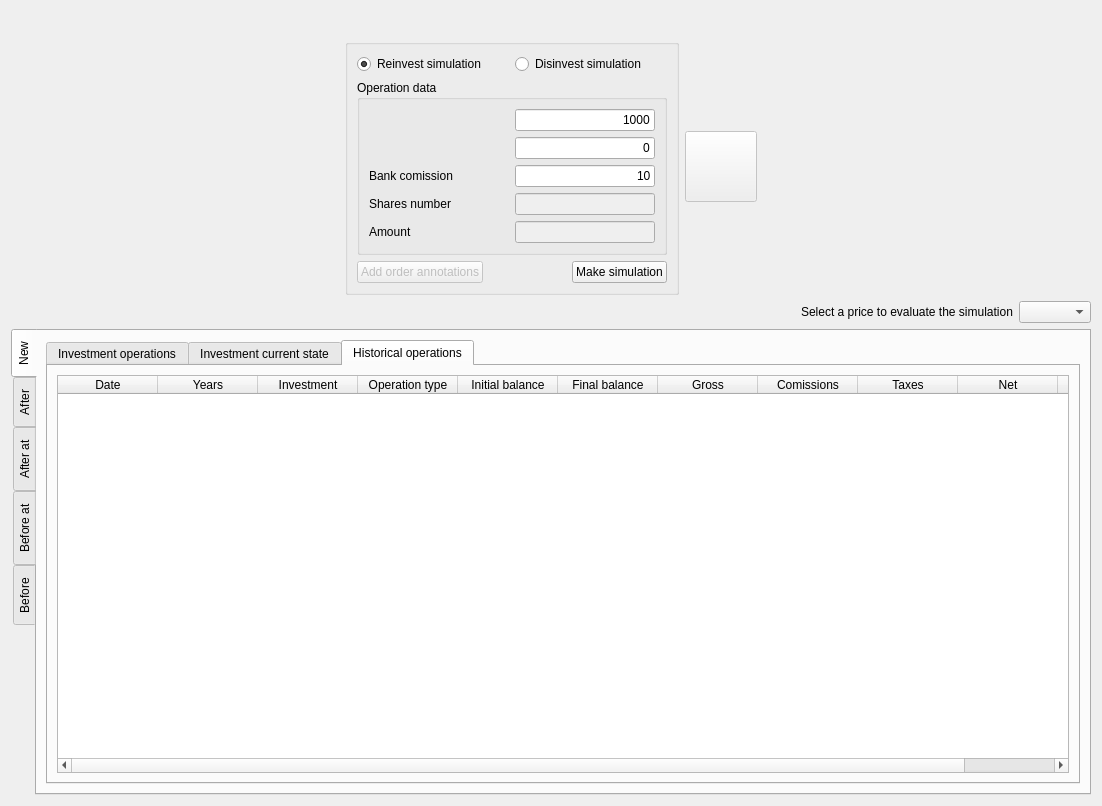
<?xml version="1.0" encoding="UTF-8"?>
<ui version="4.0">
 <class>wdgDisReinvest</class>
 <widget class="QWidget" name="wdgDisReinvest">
  <property name="geometry">
   <rect>
    <x>0</x>
    <y>0</y>
    <width>1102</width>
    <height>806</height>
   </rect>
  </property>
  <property name="windowIcon">
   <iconset resource="../images/xulpymoney.qrc">
    <normaloff>:/xulpymoney/tools-wizard.png</normaloff>:/xulpymoney/tools-wizard.png</iconset>
  </property>
  <layout class="QHBoxLayout" name="horizontalLayout_21">
   <item>
    <layout class="QVBoxLayout" name="verticalLayout_3">
     <item>
      <widget class="QLabel" name="lblTitulo">
       <property name="font">
        <font>
         <pointsize>14</pointsize>
         <weight>75</weight>
         <bold>true</bold>
        </font>
       </property>
       <property name="styleSheet">
        <string notr="true">color: rgb(0, 128, 0);</string>
       </property>
       <property name="alignment">
        <set>Qt::AlignCenter</set>
       </property>
      </widget>
     </item>
     <item>
      <layout class="QHBoxLayout" name="horizontalLayout_8">
       <item>
        <spacer name="horizontalSpacer">
         <property name="orientation">
          <enum>Qt::Horizontal</enum>
         </property>
         <property name="sizeHint" stdset="0">
          <size>
           <width>40</width>
           <height>20</height>
          </size>
         </property>
        </spacer>
       </item>
       <item>
        <widget class="QGroupBox" name="grp">
         <property name="title">
          <string/>
         </property>
         <layout class="QHBoxLayout" name="horizontalLayout_7">
          <item>
           <layout class="QVBoxLayout" name="verticalLayout">
            <item>
             <layout class="QHBoxLayout" name="horizontalLayout">
              <item>
               <widget class="QRadioButton" name="radRe">
                <property name="text">
                 <string>Reinvest simulation</string>
                </property>
                <property name="checked">
                 <bool>true</bool>
                </property>
               </widget>
              </item>
              <item>
               <widget class="QRadioButton" name="radDes">
                <property name="text">
                 <string>Disinvest simulation</string>
                </property>
                <property name="checked">
                 <bool>false</bool>
                </property>
               </widget>
              </item>
             </layout>
            </item>
            <item>
             <widget class="QGroupBox" name="groupBox">
              <property name="title">
               <string>Operation data</string>
              </property>
              <layout class="QHBoxLayout" name="horizontalLayout_6">
               <item>
                <layout class="QVBoxLayout" name="verticalLayout_2">
                 <item>
                  <layout class="QHBoxLayout" name="horizontalLayout_12">
                   <item>
                    <widget class="QLabel" name="lblSimulacion"/>
                   </item>
                   <item>
                    <widget class="myQLineEdit" name="txtSimulacion">
                     <property name="sizePolicy">
                      <sizepolicy hsizetype="Minimum" vsizetype="Fixed">
                       <horstretch>0</horstretch>
                       <verstretch>0</verstretch>
                      </sizepolicy>
                     </property>
                     <property name="text">
                      <string>1000</string>
                     </property>
                     <property name="alignment">
                      <set>Qt::AlignRight|Qt::AlignTrailing|Qt::AlignVCenter</set>
                     </property>
                    </widget>
                   </item>
                  </layout>
                 </item>
                 <item>
                  <layout class="QHBoxLayout" name="horizontalLayout_5">
                   <item>
                    <widget class="QLabel" name="lblValor"/>
                   </item>
                   <item>
                    <widget class="myQLineEdit" name="txtValorAccion">
                     <property name="sizePolicy">
                      <sizepolicy hsizetype="Minimum" vsizetype="Fixed">
                       <horstretch>0</horstretch>
                       <verstretch>0</verstretch>
                      </sizepolicy>
                     </property>
                     <property name="text">
                      <string>0</string>
                     </property>
                     <property name="alignment">
                      <set>Qt::AlignRight|Qt::AlignTrailing|Qt::AlignVCenter</set>
                     </property>
                    </widget>
                   </item>
                  </layout>
                 </item>
                 <item>
                  <layout class="QHBoxLayout" name="horizontalLayout_4">
                   <item>
                    <widget class="QLabel" name="label_3">
                     <property name="text">
                      <string>Bank comission</string>
                     </property>
                    </widget>
                   </item>
                   <item>
                    <widget class="myQLineEdit" name="txtComision">
                     <property name="sizePolicy">
                      <sizepolicy hsizetype="Minimum" vsizetype="Fixed">
                       <horstretch>0</horstretch>
                       <verstretch>0</verstretch>
                      </sizepolicy>
                     </property>
                     <property name="text">
                      <string>10</string>
                     </property>
                     <property name="alignment">
                      <set>Qt::AlignRight|Qt::AlignTrailing|Qt::AlignVCenter</set>
                     </property>
                    </widget>
                   </item>
                  </layout>
                 </item>
                 <item>
                  <layout class="QHBoxLayout" name="horizontalLayout_11">
                   <item>
                    <widget class="QLabel" name="label_5">
                     <property name="text">
                      <string>Shares number</string>
                     </property>
                    </widget>
                   </item>
                   <item>
                    <widget class="myQLineEdit" name="txtAcciones">
                     <property name="enabled">
                      <bool>false</bool>
                     </property>
                     <property name="sizePolicy">
                      <sizepolicy hsizetype="Minimum" vsizetype="Fixed">
                       <horstretch>0</horstretch>
                       <verstretch>0</verstretch>
                      </sizepolicy>
                     </property>
                     <property name="text">
                      <string/>
                     </property>
                     <property name="alignment">
                      <set>Qt::AlignRight|Qt::AlignTrailing|Qt::AlignVCenter</set>
                     </property>
                    </widget>
                   </item>
                  </layout>
                 </item>
                 <item>
                  <layout class="QHBoxLayout" name="horizontalLayout_3">
                   <item>
                    <widget class="QLabel" name="label_2">
                     <property name="text">
                      <string>Amount</string>
                     </property>
                    </widget>
                   </item>
                   <item>
                    <widget class="myQLineEdit" name="txtImporte">
                     <property name="enabled">
                      <bool>false</bool>
                     </property>
                     <property name="sizePolicy">
                      <sizepolicy hsizetype="Minimum" vsizetype="Fixed">
                       <horstretch>0</horstretch>
                       <verstretch>0</verstretch>
                      </sizepolicy>
                     </property>
                     <property name="text">
                      <string/>
                     </property>
                     <property name="alignment">
                      <set>Qt::AlignRight|Qt::AlignTrailing|Qt::AlignVCenter</set>
                     </property>
                    </widget>
                   </item>
                  </layout>
                 </item>
                </layout>
               </item>
              </layout>
             </widget>
            </item>
            <item>
             <layout class="QHBoxLayout" name="horizontalLayout_2">
              <item>
               <widget class="QPushButton" name="cmdOrder">
                <property name="enabled">
                 <bool>false</bool>
                </property>
                <property name="text">
                 <string>Add order annotations</string>
                </property>
                <property name="icon">
                 <iconset resource="../images/xulpymoney.qrc">
                  <normaloff>:/xulpymoney/add.png</normaloff>:/xulpymoney/add.png</iconset>
                </property>
               </widget>
              </item>
              <item>
               <spacer name="horizontalSpacer_3">
                <property name="orientation">
                 <enum>Qt::Horizontal</enum>
                </property>
                <property name="sizeHint" stdset="0">
                 <size>
                  <width>40</width>
                  <height>20</height>
                 </size>
                </property>
               </spacer>
              </item>
              <item>
               <widget class="QPushButton" name="cmd">
                <property name="text">
                 <string>Make simulation</string>
                </property>
                <property name="icon">
                 <iconset resource="../images/xulpymoney.qrc">
                  <normaloff>:/xulpymoney/tools-wizard.png</normaloff>:/xulpymoney/tools-wizard.png</iconset>
                </property>
               </widget>
              </item>
             </layout>
            </item>
           </layout>
          </item>
         </layout>
        </widget>
       </item>
       <item>
        <widget class="QToolButton" name="cmdGraph">
         <property name="enabled">
          <bool>false</bool>
         </property>
         <property name="toolTip">
          <string>Show operations in a graph</string>
         </property>
         <property name="text">
          <string/>
         </property>
         <property name="icon">
          <iconset resource="../images/xulpymoney.qrc">
           <normaloff>:/xulpymoney/report.png</normaloff>:/xulpymoney/report.png</iconset>
         </property>
         <property name="iconSize">
          <size>
           <width>64</width>
           <height>64</height>
          </size>
         </property>
        </widget>
       </item>
       <item>
        <spacer name="horizontalSpacer_2">
         <property name="orientation">
          <enum>Qt::Horizontal</enum>
         </property>
         <property name="sizeHint" stdset="0">
          <size>
           <width>40</width>
           <height>20</height>
          </size>
         </property>
        </spacer>
       </item>
      </layout>
     </item>
     <item>
      <layout class="QHBoxLayout" name="horizontalLayout_14">
       <item>
        <spacer name="horizontalSpacer_4">
         <property name="orientation">
          <enum>Qt::Horizontal</enum>
         </property>
         <property name="sizeHint" stdset="0">
          <size>
           <width>40</width>
           <height>20</height>
          </size>
         </property>
        </spacer>
       </item>
       <item>
        <widget class="QLabel" name="label">
         <property name="text">
          <string>Select a price to evaluate the simulation</string>
         </property>
        </widget>
       </item>
       <item>
        <widget class="QComboBox" name="cmbPrices">
         <property name="sizeAdjustPolicy">
          <enum>QComboBox::AdjustToContents</enum>
         </property>
        </widget>
       </item>
      </layout>
     </item>
     <item>
      <widget class="QTabWidget" name="tabAB">
       <property name="tabPosition">
        <enum>QTabWidget::West</enum>
       </property>
       <property name="currentIndex">
        <number>0</number>
       </property>
       <widget class="QWidget" name="tab_10">
        <attribute name="title">
         <string>New</string>
        </attribute>
        <layout class="QHBoxLayout" name="horizontalLayout_29">
         <item>
          <widget class="QTabWidget" name="tblHistoricalOps">
           <property name="currentIndex">
            <number>2</number>
           </property>
           <widget class="QWidget" name="tab_13">
            <attribute name="title">
             <string>Investment operations</string>
            </attribute>
            <layout class="QHBoxLayout" name="horizontalLayout_24">
             <item>
              <widget class="myQTableWidget" name="tblOps">
               <property name="contextMenuPolicy">
                <enum>Qt::CustomContextMenu</enum>
               </property>
               <property name="alternatingRowColors">
                <bool>true</bool>
               </property>
               <property name="selectionMode">
                <enum>QAbstractItemView::NoSelection</enum>
               </property>
               <attribute name="verticalHeaderVisible">
                <bool>false</bool>
               </attribute>
               <column>
                <property name="text">
                 <string>Id</string>
                </property>
               </column>
               <column>
                <property name="text">
                 <string>Date</string>
                </property>
               </column>
               <column>
                <property name="text">
                 <string>Operation type</string>
                </property>
               </column>
               <column>
                <property name="text">
                 <string>Shares</string>
                </property>
               </column>
               <column>
                <property name="text">
                 <string>Price</string>
                </property>
               </column>
               <column>
                <property name="text">
                 <string>Balance</string>
                </property>
               </column>
               <column>
                <property name="text">
                 <string>Comission</string>
                </property>
               </column>
               <column>
                <property name="text">
                 <string>Taxes</string>
                </property>
               </column>
              </widget>
             </item>
            </layout>
           </widget>
           <widget class="QWidget" name="Situac_3">
            <attribute name="title">
             <string>Investment current state</string>
            </attribute>
            <layout class="QHBoxLayout" name="horizontalLayout_26">
             <item>
              <widget class="myQTableWidget" name="tblCurrentOps">
               <property name="contextMenuPolicy">
                <enum>Qt::CustomContextMenu</enum>
               </property>
               <property name="alternatingRowColors">
                <bool>true</bool>
               </property>
               <property name="selectionMode">
                <enum>QAbstractItemView::NoSelection</enum>
               </property>
               <attribute name="verticalHeaderVisible">
                <bool>false</bool>
               </attribute>
               <column>
                <property name="text">
                 <string>Date</string>
                </property>
               </column>
               <column>
                <property name="text">
                 <string>Shares</string>
                </property>
               </column>
               <column>
                <property name="text">
                 <string>Price</string>
                </property>
               </column>
               <column>
                <property name="text">
                 <string>Balance</string>
                </property>
               </column>
               <column>
                <property name="text">
                 <string>Pending</string>
                </property>
               </column>
               <column>
                <property name="text">
                 <string>% Annual</string>
                </property>
               </column>
               <column>
                <property name="text">
                 <string>% APR</string>
                </property>
               </column>
               <column>
                <property name="text">
                 <string>% Total</string>
                </property>
               </column>
               <column>
                <property name="text">
                 <string>Benchmark</string>
                </property>
               </column>
              </widget>
             </item>
            </layout>
           </widget>
           <widget class="QWidget" name="tab_14">
            <attribute name="title">
             <string>Historical operations</string>
            </attribute>
            <layout class="QHBoxLayout" name="horizontalLayout_27">
             <item>
              <widget class="myQTableWidget" name="tblInvestmentsHistoricas_2">
               <property name="contextMenuPolicy">
                <enum>Qt::CustomContextMenu</enum>
               </property>
               <property name="editTriggers">
                <set>QAbstractItemView::NoEditTriggers</set>
               </property>
               <property name="alternatingRowColors">
                <bool>true</bool>
               </property>
               <property name="selectionMode">
                <enum>QAbstractItemView::NoSelection</enum>
               </property>
               <attribute name="verticalHeaderVisible">
                <bool>false</bool>
               </attribute>
               <column>
                <property name="text">
                 <string>Date</string>
                </property>
               </column>
               <column>
                <property name="text">
                 <string>Years</string>
                </property>
               </column>
               <column>
                <property name="text">
                 <string>Investment</string>
                </property>
               </column>
               <column>
                <property name="text">
                 <string>Operation type</string>
                </property>
               </column>
               <column>
                <property name="text">
                 <string>Initial balance</string>
                </property>
               </column>
               <column>
                <property name="text">
                 <string>Final balance</string>
                </property>
               </column>
               <column>
                <property name="text">
                 <string>Gross</string>
                </property>
               </column>
               <column>
                <property name="text">
                 <string>Comissions</string>
                </property>
               </column>
               <column>
                <property name="text">
                 <string>Taxes</string>
                </property>
               </column>
               <column>
                <property name="text">
                 <string>Net</string>
                </property>
               </column>
               <column>
                <property name="text">
                 <string>% Total</string>
                </property>
               </column>
              </widget>
             </item>
            </layout>
           </widget>
          </widget>
         </item>
        </layout>
       </widget>
       <widget class="QWidget" name="tab_5">
        <attribute name="title">
         <string>After</string>
        </attribute>
        <layout class="QHBoxLayout" name="horizontalLayout_18">
         <item>
          <widget class="QTabWidget" name="tabOpAcHi">
           <property name="currentIndex">
            <number>3</number>
           </property>
           <widget class="QWidget" name="tab_9">
            <attribute name="title">
             <string>Investment operations</string>
            </attribute>
            <layout class="QHBoxLayout" name="horizontalLayout_17">
             <item>
              <widget class="myQTableWidget" name="tblOperaciones">
               <property name="contextMenuPolicy">
                <enum>Qt::CustomContextMenu</enum>
               </property>
               <property name="alternatingRowColors">
                <bool>true</bool>
               </property>
               <property name="selectionMode">
                <enum>QAbstractItemView::NoSelection</enum>
               </property>
               <attribute name="verticalHeaderVisible">
                <bool>false</bool>
               </attribute>
               <column>
                <property name="text">
                 <string>Id</string>
                </property>
               </column>
               <column>
                <property name="text">
                 <string>Date</string>
                </property>
               </column>
               <column>
                <property name="text">
                 <string>Operation type</string>
                </property>
               </column>
               <column>
                <property name="text">
                 <string>Shares</string>
                </property>
               </column>
               <column>
                <property name="text">
                 <string>Price</string>
                </property>
               </column>
               <column>
                <property name="text">
                 <string>Balance</string>
                </property>
               </column>
               <column>
                <property name="text">
                 <string>Comission</string>
                </property>
               </column>
               <column>
                <property name="text">
                 <string>Taxes</string>
                </property>
               </column>
              </widget>
             </item>
            </layout>
           </widget>
           <widget class="QWidget" name="Situac_2">
            <attribute name="title">
             <string>Investment current state</string>
            </attribute>
            <layout class="QHBoxLayout" name="horizontalLayout_15">
             <item>
              <widget class="myQTableWidget" name="tblInvestmentsActualDespues">
               <property name="contextMenuPolicy">
                <enum>Qt::CustomContextMenu</enum>
               </property>
               <property name="alternatingRowColors">
                <bool>true</bool>
               </property>
               <property name="selectionMode">
                <enum>QAbstractItemView::NoSelection</enum>
               </property>
               <attribute name="verticalHeaderVisible">
                <bool>false</bool>
               </attribute>
               <column>
                <property name="text">
                 <string>Date</string>
                </property>
               </column>
               <column>
                <property name="text">
                 <string>Shares</string>
                </property>
               </column>
               <column>
                <property name="text">
                 <string>Price</string>
                </property>
               </column>
               <column>
                <property name="text">
                 <string>Balance</string>
                </property>
               </column>
               <column>
                <property name="text">
                 <string>Pending</string>
                </property>
               </column>
               <column>
                <property name="text">
                 <string>% Annual</string>
                </property>
               </column>
               <column>
                <property name="text">
                 <string>% APR</string>
                </property>
               </column>
               <column>
                <property name="text">
                 <string>% Total</string>
                </property>
               </column>
               <column>
                <property name="text">
                 <string>Benchmark</string>
                </property>
               </column>
              </widget>
             </item>
            </layout>
           </widget>
           <widget class="QWidget" name="tab_8">
            <attribute name="title">
             <string>Historical operations</string>
            </attribute>
            <layout class="QHBoxLayout" name="horizontalLayout_16">
             <item>
              <widget class="myQTableWidget" name="tblInvestmentsHistoricas">
               <property name="contextMenuPolicy">
                <enum>Qt::CustomContextMenu</enum>
               </property>
               <property name="editTriggers">
                <set>QAbstractItemView::NoEditTriggers</set>
               </property>
               <property name="alternatingRowColors">
                <bool>true</bool>
               </property>
               <property name="selectionMode">
                <enum>QAbstractItemView::NoSelection</enum>
               </property>
               <attribute name="verticalHeaderVisible">
                <bool>false</bool>
               </attribute>
               <column>
                <property name="text">
                 <string>Date</string>
                </property>
               </column>
               <column>
                <property name="text">
                 <string>Years</string>
                </property>
               </column>
               <column>
                <property name="text">
                 <string>Investment</string>
                </property>
               </column>
               <column>
                <property name="text">
                 <string>Operation type</string>
                </property>
               </column>
               <column>
                <property name="text">
                 <string>Initial balance</string>
                </property>
               </column>
               <column>
                <property name="text">
                 <string>Final balance</string>
                </property>
               </column>
               <column>
                <property name="text">
                 <string>Gross</string>
                </property>
               </column>
               <column>
                <property name="text">
                 <string>Comissions</string>
                </property>
               </column>
               <column>
                <property name="text">
                 <string>Taxes</string>
                </property>
               </column>
               <column>
                <property name="text">
                 <string>Net</string>
                </property>
               </column>
               <column>
                <property name="text">
                 <string>% Total</string>
                </property>
               </column>
              </widget>
             </item>
            </layout>
           </widget>
           <widget class="QWidget" name="tab_2">
            <attribute name="title">
             <string>Gains estimations</string>
            </attribute>
            <layout class="QHBoxLayout" name="horizontalLayout_10">
             <item>
              <widget class="myQTableWidget" name="tblGainsAfter">
               <property name="editTriggers">
                <set>QAbstractItemView::NoEditTriggers</set>
               </property>
               <property name="alternatingRowColors">
                <bool>true</bool>
               </property>
               <property name="selectionMode">
                <enum>QAbstractItemView::SingleSelection</enum>
               </property>
               <property name="selectionBehavior">
                <enum>QAbstractItemView::SelectRows</enum>
               </property>
               <attribute name="verticalHeaderVisible">
                <bool>false</bool>
               </attribute>
               <column>
                <property name="text">
                 <string>% Gains</string>
                </property>
               </column>
               <column>
                <property name="text">
                 <string>Price</string>
                </property>
               </column>
               <column>
                <property name="text">
                 <string>Gains</string>
                </property>
               </column>
              </widget>
             </item>
            </layout>
           </widget>
          </widget>
         </item>
        </layout>
       </widget>
       <widget class="QWidget" name="tab_11">
        <attribute name="title">
         <string>After at</string>
        </attribute>
        <layout class="QHBoxLayout" name="horizontalLayout_25">
         <item>
          <widget class="QTabWidget" name="tabResultados_3">
           <property name="currentIndex">
            <number>0</number>
           </property>
           <widget class="QWidget" name="tab_12">
            <attribute name="title">
             <string>Investment situation</string>
            </attribute>
            <layout class="QHBoxLayout" name="horizontalLayout_23">
             <item>
              <widget class="myQTableWidget" name="tblInvestmentsActualDespuesAt">
               <property name="contextMenuPolicy">
                <enum>Qt::CustomContextMenu</enum>
               </property>
               <property name="alternatingRowColors">
                <bool>true</bool>
               </property>
               <property name="selectionMode">
                <enum>QAbstractItemView::NoSelection</enum>
               </property>
               <attribute name="verticalHeaderVisible">
                <bool>false</bool>
               </attribute>
               <column>
                <property name="text">
                 <string>Date</string>
                </property>
               </column>
               <column>
                <property name="text">
                 <string>Shares</string>
                </property>
               </column>
               <column>
                <property name="text">
                 <string>Price</string>
                </property>
               </column>
               <column>
                <property name="text">
                 <string>Balance</string>
                </property>
               </column>
               <column>
                <property name="text">
                 <string>Pending</string>
                </property>
               </column>
               <column>
                <property name="text">
                 <string>% Year to Date</string>
                </property>
               </column>
               <column>
                <property name="text">
                 <string>% APR</string>
                </property>
               </column>
               <column>
                <property name="text">
                 <string>% Total</string>
                </property>
               </column>
               <column>
                <property name="text">
                 <string>Benchmark</string>
                </property>
               </column>
              </widget>
             </item>
            </layout>
           </widget>
          </widget>
         </item>
        </layout>
       </widget>
       <widget class="QWidget" name="tab_3">
        <attribute name="title">
         <string>Before at</string>
        </attribute>
        <layout class="QHBoxLayout" name="horizontalLayout_22">
         <item>
          <widget class="QTabWidget" name="tabResultados_2">
           <property name="currentIndex">
            <number>0</number>
           </property>
           <widget class="QWidget" name="tab_7">
            <attribute name="title">
             <string>Investment situation</string>
            </attribute>
            <layout class="QHBoxLayout" name="horizontalLayout_20">
             <item>
              <widget class="myQTableWidget" name="tblInvestmentsActualAntesAt">
               <property name="contextMenuPolicy">
                <enum>Qt::CustomContextMenu</enum>
               </property>
               <property name="alternatingRowColors">
                <bool>true</bool>
               </property>
               <property name="selectionMode">
                <enum>QAbstractItemView::NoSelection</enum>
               </property>
               <attribute name="verticalHeaderVisible">
                <bool>false</bool>
               </attribute>
               <column>
                <property name="text">
                 <string>Date</string>
                </property>
               </column>
               <column>
                <property name="text">
                 <string>Shares</string>
                </property>
               </column>
               <column>
                <property name="text">
                 <string>Price</string>
                </property>
               </column>
               <column>
                <property name="text">
                 <string>Balance</string>
                </property>
               </column>
               <column>
                <property name="text">
                 <string>Pending</string>
                </property>
               </column>
               <column>
                <property name="text">
                 <string>% Year to Date</string>
                </property>
               </column>
               <column>
                <property name="text">
                 <string>% APR</string>
                </property>
               </column>
               <column>
                <property name="text">
                 <string>% Total</string>
                </property>
               </column>
               <column>
                <property name="text">
                 <string>Benchmark</string>
                </property>
               </column>
              </widget>
             </item>
            </layout>
           </widget>
          </widget>
         </item>
        </layout>
       </widget>
       <widget class="QWidget" name="tab_6">
        <attribute name="title">
         <string>Before</string>
        </attribute>
        <layout class="QHBoxLayout" name="horizontalLayout_19">
         <item>
          <widget class="QTabWidget" name="tabResultados">
           <property name="currentIndex">
            <number>0</number>
           </property>
           <widget class="QWidget" name="tab_4">
            <attribute name="title">
             <string>Investment situation</string>
            </attribute>
            <layout class="QHBoxLayout" name="horizontalLayout_13">
             <item>
              <widget class="myQTableWidget" name="tblInvestmentsActualAntes">
               <property name="contextMenuPolicy">
                <enum>Qt::CustomContextMenu</enum>
               </property>
               <property name="alternatingRowColors">
                <bool>true</bool>
               </property>
               <property name="selectionMode">
                <enum>QAbstractItemView::NoSelection</enum>
               </property>
               <attribute name="verticalHeaderVisible">
                <bool>false</bool>
               </attribute>
               <column>
                <property name="text">
                 <string>Date</string>
                </property>
               </column>
               <column>
                <property name="text">
                 <string>Shares</string>
                </property>
               </column>
               <column>
                <property name="text">
                 <string>Price</string>
                </property>
               </column>
               <column>
                <property name="text">
                 <string>Balance</string>
                </property>
               </column>
               <column>
                <property name="text">
                 <string>Pending</string>
                </property>
               </column>
               <column>
                <property name="text">
                 <string>% Year to Date</string>
                </property>
               </column>
               <column>
                <property name="text">
                 <string>% APR</string>
                </property>
               </column>
               <column>
                <property name="text">
                 <string>% Total</string>
                </property>
               </column>
               <column>
                <property name="text">
                 <string>Benchmark</string>
                </property>
               </column>
              </widget>
             </item>
            </layout>
           </widget>
           <widget class="QWidget" name="tab">
            <attribute name="title">
             <string>Gains estimations</string>
            </attribute>
            <layout class="QHBoxLayout" name="horizontalLayout_9">
             <item>
              <widget class="myQTableWidget" name="tblGainsBefore">
               <property name="editTriggers">
                <set>QAbstractItemView::NoEditTriggers</set>
               </property>
               <property name="alternatingRowColors">
                <bool>true</bool>
               </property>
               <property name="selectionMode">
                <enum>QAbstractItemView::SingleSelection</enum>
               </property>
               <property name="selectionBehavior">
                <enum>QAbstractItemView::SelectRows</enum>
               </property>
               <attribute name="verticalHeaderVisible">
                <bool>false</bool>
               </attribute>
               <column>
                <property name="text">
                 <string>% Gains</string>
                </property>
               </column>
               <column>
                <property name="text">
                 <string>Price</string>
                </property>
               </column>
               <column>
                <property name="text">
                 <string>Gains</string>
                </property>
               </column>
              </widget>
             </item>
            </layout>
           </widget>
          </widget>
         </item>
        </layout>
       </widget>
      </widget>
     </item>
    </layout>
   </item>
  </layout>
 </widget>
 <customwidgets>
  <customwidget>
   <class>myQTableWidget</class>
   <extends>QTableWidget</extends>
   <header location="global">myqtablewidget</header>
  </customwidget>
  <customwidget>
   <class>myQLineEdit</class>
   <extends>QLineEdit</extends>
   <header location="global">myqlineedit</header>
  </customwidget>
 </customwidgets>
 <resources>
  <include location="../images/xulpymoney.qrc"/>
 </resources>
 <connections/>
</ui>
